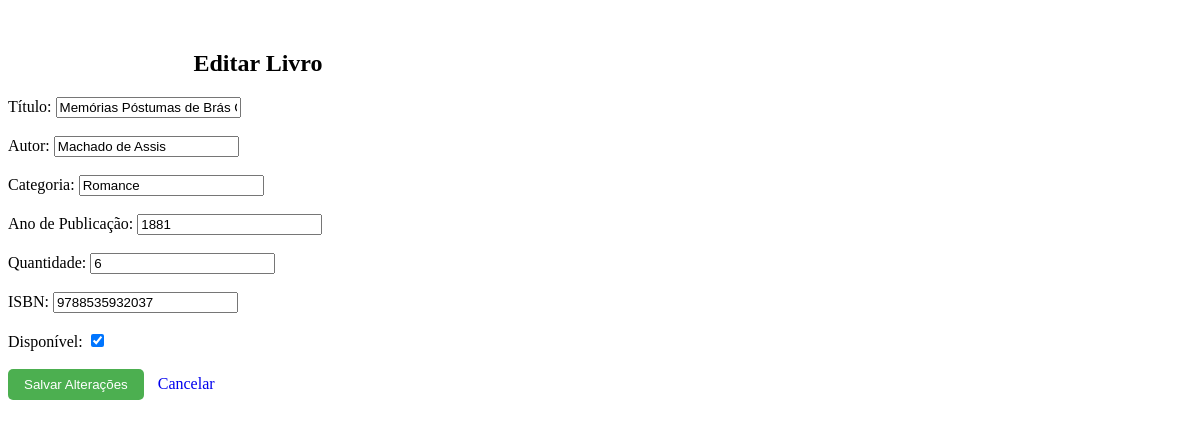
The page /bibliotecarias/livros/editar/5/ (signed in) on the database as committed earlier.
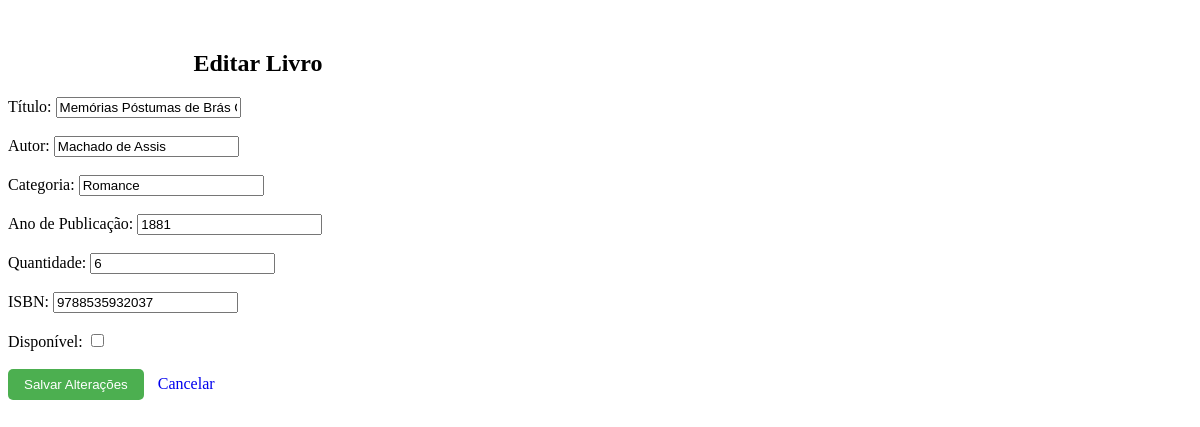
The same page on the database as committed later.
### bibliotecarias/models.py (models this page shows, shortened)
class Livro(models.Model):
    isbn_validator = RegexValidator(
        regex=r'^\d{13}$',
        message='O ISBN deve conter exatamente 13 dígitos numéricos.'
    )
    titulo = models.CharField(max_length=200)
    autor = models.CharField(max_length=100)
    categoria = models.CharField(max_length=100)
    ano_publicacao = models.PositiveIntegerField()
    quantidade = models.PositiveIntegerField(default=1)
    isbn = models.CharField(
        max_length=13,
        unique=True,
        validators=[isbn_validator]
    )
    disponivel = models.BooleanField(default=True)

### bibliotecarias/views.py (the view, shortened to what this page needs)
# urls.py: path('livros/editar/<int:id>/', views.editar_livro, name='editar_livro'),
@login_required
@user_passes_test(eh_bibliotecaria)
def editar_livro(request, id):
    livro = get_object_or_404(Livro, id=id)
    return render(request, 'bibliotecarias/editar_livro.html', {'livro': livro})

### bibliotecarias/views.py (called while the page is built)
def eh_bibliotecaria(user):
    return user.is_staff

### bibliotecarias/templates/bibliotecarias/editar_livro.html (shortened to what this page needs)
{% block content %}
<div class="container" style="max-width: 500px; margin-top: 50px;">
    <h2 style="text-align: center;">Editar Livro</h2>
    <form method="POST">
        <label for="titulo">Título:</label>
        <input type="text" name="titulo" id="titulo" value="{{ livro.titulo }}" required><br><br>
        <label for="autor">Autor:</label>
        <input type="text" name="autor" id="autor" value="{{ livro.autor }}" required><br><br>
        <label for="categoria">Categoria:</label>
        <input type="text" name="categoria" id="categoria" value="{{ livro.categoria }}" required><br><br>
        <label for="ano_publicacao">Ano de Publicação:</label>
        <input type="number" name="ano_publicacao" id="ano_publicacao" value="{{ livro.ano_publicacao }}" required><br><br>
        <label for="quantidade">Quantidade:</label>
        <input type="number" name="quantidade" id="quantidade" value="{{ livro.quantidade }}" required><br><br>
        <label for="isbn">ISBN:</label>
        <input type="text" name="isbn" id="isbn" value="{{ livro.isbn }}" pattern="\d{13}" maxlength="13" minlength="13"
               title="O ISBN deve conter exatamente 13 dígitos numéricos" required><br><br>
        <label for="disponivel">Disponível:</label>
        <input type="checkbox" name="disponivel" id="disponivel" {% if livro.disponivel %}checked{% endif %}><br><br>
        <button type="submit" style="background-color: #4CAF50; color: white; padding: 8px 16px; border: none; border-radius: 5px; cursor: pointer;">
            Salvar Alterações
        </button>
        <a href="{% url 'home_bibliotecaria' %}" style="margin-left: 10px; text-decoration: none;">Cancelar</a>
    </form>
</div>
{% endblock %}

Rows that differ between the two databases and show on the page:
changed Livro "Memórias Póstumas de Brás Cubas": disponivel "☑" → "☐"
